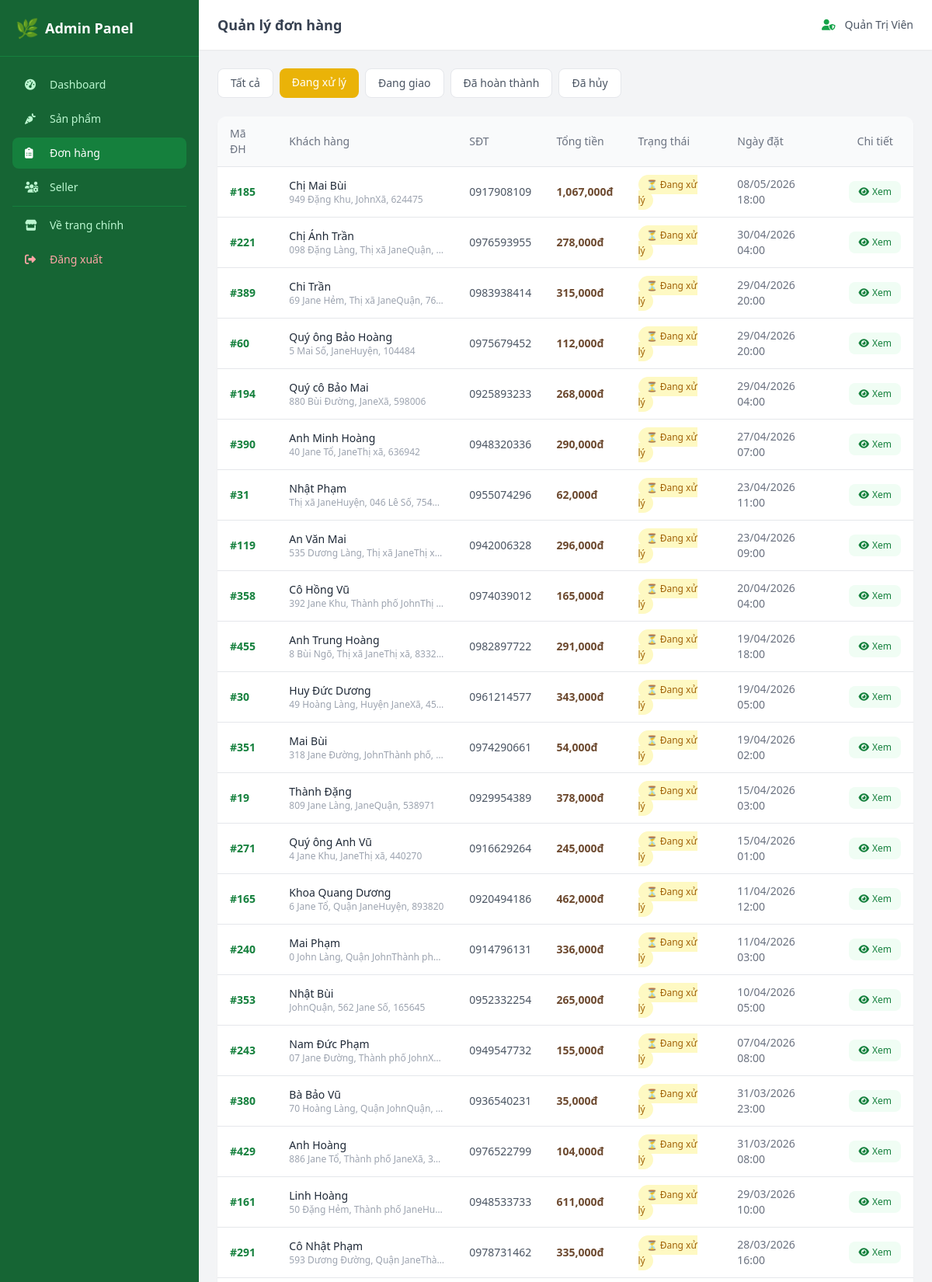
The page /admin/orders?status=Đang+xử+lý (signed in, upper part) on the database its author committed.
### models.py (models this page shows, shortened)
class User(UserMixin, db.Model):
    __tablename__ = 'users'
    id = db.Column(db.Integer, primary_key=True)
    username = db.Column(db.String(80), unique=True, nullable=False, index=True)
    email = db.Column(db.String(120), unique=True, nullable=False, index=True)
    password_hash = db.Column(db.String(256), nullable=False)
    full_name = db.Column(db.String(150), nullable=False)
    phone = db.Column(db.String(20), nullable=True)
    address = db.Column(db.String(300), nullable=True)
    role = db.Column(db.String(20), nullable=False, default='buyer')  # 'admin' | 'seller' | 'buyer'
    is_active = db.Column(db.Boolean, default=True)
    created_at = db.Column(db.DateTime, default=datetime.utcnow)
    orders = db.relationship('Order', backref='customer', lazy='dynamic')
    products = db.relationship('Product', backref='seller', lazy='dynamic', foreign_keys='Product.seller_id')
    def is_admin(self):
        return self.role == 'admin'

class Order(db.Model):
    __tablename__ = 'orders'
    id = db.Column(db.Integer, primary_key=True)
    user_id = db.Column(db.Integer, db.ForeignKey('users.id'), nullable=False)
    order_date = db.Column(db.DateTime, default=datetime.utcnow)
    status = db.Column(db.String(30), nullable=False, default='Đang xử lý')
    total_amount = db.Column(db.Float, nullable=False, default=0)
    shipping_name = db.Column(db.String(150), nullable=False)
    shipping_phone = db.Column(db.String(20), nullable=False)
    shipping_address = db.Column(db.String(500), nullable=False)
    note = db.Column(db.Text, nullable=True)
    items = db.relationship('OrderItem', backref='order', lazy='joined', cascade='all, delete-orphan')
    payment = db.relationship('Payment', backref='order', uselist=False, cascade='all, delete-orphan')

### app.py (the view)
@app.route('/admin/orders')
@admin_required
def admin_orders():
    status_filter = request.args.get('status', '')
    query = Order.query
    if status_filter:
        query = query.filter_by(status=status_filter)
    orders = query.order_by(Order.order_date.desc()).all()
    return render_template('admin/orders.html', orders=orders, current_status=status_filter)

### app.py (called while the page is built)
@login_manager.user_loader
def load_user(user_id):
    return db.session.get(User, int(user_id))

def admin_required(f):
    @wraps(f)
    @login_required
    def decorated_function(*args, **kwargs):
        if not current_user.is_admin():
            abort(403)
        return f(*args, **kwargs)
    return decorated_function

@app.context_processor
def inject_cart_count():
    cart = session.get('cart', {})
    count = sum(item['quantity'] for item in cart.values())
    return dict(cart_count=count)

### templates/admin/orders.html (shortened to what this page needs)
{% extends 'admin/base_admin.html' %}
{% block page_title %}Quản lý đơn hàng{% endblock %}
{% block admin_content %}
<div class="flex flex-wrap gap-2 mb-6">
    <a href="{{ url_for('admin_orders') }}"
       class="px-4 py-2 rounded-lg text-sm font-medium transition
       {% if not current_status %}bg-green-brand-600 text-white{% else %}bg-white text-gray-600 hover:bg-gray-50 border{% endif %}">
        Tất cả
    </a>
    {% for status in ['Đang xử lý', 'Đang giao', 'Đã hoàn thành', 'Đã hủy'] %}
    <a href="{{ url_for('admin_orders', status=status) }}"
       class="px-4 py-2 rounded-lg text-sm font-medium transition
       {% if current_status == status %}
           {% if status == 'Đang xử lý' %}bg-yellow-500 text-white
           {% elif status == 'Đang giao' %}bg-blue-500 text-white
           {% elif status == 'Đã hoàn thành' %}bg-green-500 text-white
           {% else %}bg-red-500 text-white{% endif %}
       {% else %}bg-white text-gray-600 hover:bg-gray-50 border{% endif %}">
        {{ status }}
    </a>
    {% endfor %}
</div>
<div class="bg-white rounded-xl shadow-sm overflow-hidden">
    <div class="overflow-x-auto">
        <table class="w-full text-sm">
            <thead class="bg-gray-50 border-b">
                <tr class="text-left text-gray-500">
                    <th class="px-4 py-3 font-medium">Mã ĐH</th>
                    <th class="px-4 py-3 font-medium">Khách hàng</th>
                    <th class="px-4 py-3 font-medium">SĐT</th>
                    <th class="px-4 py-3 font-medium">Tổng tiền</th>
                    <th class="px-4 py-3 font-medium">Trạng thái</th>
                    <th class="px-4 py-3 font-medium">Ngày đặt</th>
                    <th class="px-4 py-3 font-medium text-center">Chi tiết</th>
                </tr>
            </thead>
            <tbody class="divide-y">
                {% for order in orders %}
                <tr class="hover:bg-gray-50 transition">
                    <td class="px-4 py-3 font-semibold text-green-brand-700">#{{ order.id }}</td>
                    <td class="px-4 py-3">
                        <p class="font-medium text-gray-800">{{ order.shipping_name }}</p>
                        <p class="text-xs text-gray-400 truncate max-w-[200px]">{{ order.shipping_address }}</p>
                    </td>
                    <td class="px-4 py-3 text-gray-600">{{ order.shipping_phone }}</td>
                    <td class="px-4 py-3 font-semibold text-earth-700">{{ "{:,.0f}".format(order.total_amount) }}đ</td>
                    <td class="px-4 py-3">
                        {% if order.status == 'Đang xử lý' %}
                            <span class="px-2.5 py-1 bg-yellow-100 text-yellow-700 rounded-full text-xs font-medium">⏳ {{ order.status }}</span>
                        {% elif order.status == 'Đang giao' %}
                            <span class="px-2.5 py-1 bg-blue-100 text-blue-700 rounded-full text-xs font-medium">🚚 {{ order.status }}</span>
                        {% elif order.status == 'Đã hoàn thành' %}
                            <span class="px-2.5 py-1 bg-green-100 text-green-700 rounded-full text-xs font-medium">✅ {{ order.status }}</span>
                        {% else %}
                            <span class="px-2.5 py-1 bg-red-100 text-red-700 rounded-full text-xs font-medium">❌ {{ order.status }}</span>
                        {% endif %}
                    </td>
                    <td class="px-4 py-3 text-gray-500">{{ order.order_date.strftime('%d/%m/%Y %H:%M') }}</td>
                    <td class="px-4 py-3 text-center">
                        <a href="{{ url_for('admin_order_detail', order_id=order.id) }}"
                           class="inline-flex items-center gap-1 px-3 py-1.5 bg-green-brand-50 text-green-brand-700 rounded-lg hover:bg-green-brand-100 transition text-xs font-medium">
                            <i class="fas fa-eye"></i> Xem
                        </a>
                    </td>
                </tr>
                {% endfor %}
            </tbody>
        </table>
    </div>
</div>
{% endblock %}

### templates/admin/base_admin.html (shortened to what this page needs)
<!DOCTYPE html>
<html lang="vi">
<head>
    <script src="https://cdn.tailwindcss.com"></script>
    <link rel="stylesheet" href="https://cdnjs.cloudflare.com/ajax/libs/font-awesome/6.5.0/css/all.min.css">
</head>
<body class="bg-gray-100 min-h-screen">
    <div class="flex min-h-screen">
        <aside id="sidebar" class="w-64 bg-green-brand-800 text-white flex-shrink-0 hidden lg:block">
            <div class="p-5 border-b border-green-brand-700">
                <a href="{{ url_for('admin_dashboard') }}" class="flex items-center gap-2">
                    <span class="text-2xl">🌿</span>
                    <span class="text-lg font-bold">Admin Panel</span>
                </a>
            </div>
            <nav class="p-4 space-y-1">
                <a href="{{ url_for('admin_dashboard') }}"
                   class="flex items-center gap-3 px-4 py-2.5 rounded-lg text-sm font-medium
                   {% if request.endpoint == 'admin_dashboard' %}bg-green-brand-700 text-white{% else %}text-green-brand-200 hover:bg-green-brand-700 hover:text-white{% endif %} transition">
                    <i class="fas fa-tachometer-alt w-5"></i> Dashboard
                </a>
                <a href="{{ url_for('admin_products') }}"
                   class="flex items-center gap-3 px-4 py-2.5 rounded-lg text-sm font-medium
                   {% if 'product' in request.endpoint %}bg-green-brand-700 text-white{% else %}text-green-brand-200 hover:bg-green-brand-700 hover:text-white{% endif %} transition">
                    <i class="fas fa-carrot w-5"></i> Sản phẩm
                </a>
                <a href="{{ url_for('admin_orders') }}"
                   class="flex items-center gap-3 px-4 py-2.5 rounded-lg text-sm font-medium
                   {% if 'order' in request.endpoint %}bg-green-brand-700 text-white{% else %}text-green-brand-200 hover:bg-green-brand-700 hover:text-white{% endif %} transition">
                    <i class="fas fa-clipboard-list w-5"></i> Đơn hàng
                </a>
                <a href="{{ url_for('admin_sellers') }}"
                   class="flex items-center gap-3 px-4 py-2.5 rounded-lg text-sm font-medium
                   {% if 'seller' in request.endpoint %}bg-green-brand-700 text-white{% else %}text-green-brand-200 hover:bg-green-brand-700 hover:text-white{% endif %} transition">
                    <i class="fas fa-users-cog w-5"></i> Seller
                </a>
                <hr class="border-green-brand-700 my-3">
                <a href="{{ url_for('index') }}"
                   class="flex items-center gap-3 px-4 py-2.5 rounded-lg text-sm font-medium text-green-brand-200 hover:bg-green-brand-700 hover:text-white transition">
                    <i class="fas fa-store w-5"></i> Về trang chính
                </a>
                <a href="{{ url_for('logout') }}"
                   class="flex items-center gap-3 px-4 py-2.5 rounded-lg text-sm font-medium text-red-300 hover:bg-red-600 hover:text-white transition">
                    <i class="fas fa-sign-out-alt w-5"></i> Đăng xuất
                </a>
            </nav>
        </aside>
        <div class="flex-1 flex flex-col">
            <header class="bg-white shadow-sm h-16 flex items-center justify-between px-6">
                <h2 class="text-lg font-semibold text-gray-700">{% block page_title %}Dashboard{% endblock %}</h2>
                <div class="flex items-center gap-3 text-sm text-gray-600">
                    <i class="fas fa-user-shield text-green-brand-600"></i>
                    <span>{{ current_user.full_name }}</span>
                </div>
            </header>
            <main class="flex-1 p-6">
                {% block admin_content %}{% endblock %}
            </main>
        </div>
    </div>
</body>
</html>

### rows shown on the page
User: full_name "Quản Trị Viên"
Order: id "185", shipping_name "Chị Mai Bùi", shipping_address "949 Đặng Khu, JohnXã, 624475", shipping_phone "0917908109", total_amount "1,067,000", status "Đang xử lý", order_date "08/05/2026 18:00"
Order: id "221", shipping_name "Chị Ánh Trần", shipping_address "098 Đặng Làng, Thị xã JaneQuận,…", shipping_phone "0976593955", total_amount "278,000", status "Đang xử lý", order_date "30/04/2026 04:00"
Order: id "389", shipping_name "Chi Trần", shipping_address "69 Jane Hẻm, Thị xã JaneQuận, 76…", shipping_phone "0983938414", total_amount "315,000", status "Đang xử lý", order_date "29/04/2026 20:00"
Order: id "60", shipping_name "Quý ông Bảo Hoàng", shipping_address "5 Mai Số, JaneHuyện, 104484", shipping_phone "0975679452", total_amount "112,000", status "Đang xử lý", order_date "29/04/2026 20:00"
Order: id "194", shipping_name "Quý cô Bảo Mai", shipping_address "880 Bùi Đường, JaneXã, 598006", shipping_phone "0925893233", total_amount "268,000", status "Đang xử lý", order_date "29/04/2026 04:00"
Order: id "390", shipping_name "Anh Minh Hoàng", shipping_address "40 Jane Tổ, JaneThị xã, 636942", shipping_phone "0948320336", total_amount "290,000", status "Đang xử lý", order_date "27/04/2026 07:00"
Order: id "31", shipping_name "Nhật Phạm", shipping_address "Thị xã JaneHuyện, 046 Lê Số, 754…", shipping_phone "0955074296", total_amount "62,000", status "Đang xử lý", order_date "23/04/2026 11:00"
Order: id "119", shipping_name "An Văn Mai", shipping_address "535 Dương Làng, Thị xã JaneThị x…", shipping_phone "0942006328", total_amount "296,000", status "Đang xử lý", order_date "23/04/2026 09:00"
Order: id "358", shipping_name "Cô Hồng Vũ", shipping_address "392 Jane Khu, Thành phố JohnThị…", shipping_phone "0974039012", total_amount "165,000", status "Đang xử lý", order_date "20/04/2026 04:00"
Order: id "455", shipping_name "Anh Trung Hoàng", shipping_address "8 Bùi Ngõ, Thị xã JaneThị xã, 8332…", shipping_phone "0982897722", total_amount "291,000", status "Đang xử lý", order_date "19/04/2026 18:00"
Order: id "30", shipping_name "Huy Đức Dương", shipping_address "49 Hoàng Làng, Huyện JaneXã, 45…", shipping_phone "0961214577", total_amount "343,000", status "Đang xử lý", order_date "19/04/2026 05:00"
Order: id "351", shipping_name "Mai Bùi", shipping_address "318 Jane Đường, JohnThành phố,…", shipping_phone "0974290661", total_amount "54,000", status "Đang xử lý", order_date "19/04/2026 02:00"
Order: id "19", shipping_name "Thành Đặng", shipping_address "809 Jane Làng, JaneQuận, 538971", shipping_phone "0929954389", total_amount "378,000", status "Đang xử lý", order_date "15/04/2026 03:00"
Order: id "271", shipping_name "Quý ông Anh Vũ", shipping_address "4 Jane Khu, JaneThị xã, 440270", shipping_phone "0916629264", total_amount "245,000", status "Đang xử lý", order_date "15/04/2026 01:00"
Order: id "165", shipping_name "Khoa Quang Dương", shipping_address "6 Jane Tổ, Quận JaneHuyện, 893820", shipping_phone "0920494186", total_amount "462,000", status "Đang xử lý", order_date "11/04/2026 12:00"
Order: id "240", shipping_name "Mai Phạm", shipping_address "0 John Làng, Quận JohnThành ph…", shipping_phone "0914796131", total_amount "336,000", status "Đang xử lý", order_date "11/04/2026 03:00"
Order: id "353", shipping_name "Nhật Bùi", shipping_address "JohnQuận, 562 Jane Số, 165645", shipping_phone "0952332254", total_amount "265,000", status "Đang xử lý", order_date "10/04/2026 05:00"
Order: id "243", shipping_name "Nam Đức Phạm", shipping_address "07 Jane Đường, Thành phố JohnX…", shipping_phone "0949547732", total_amount "155,000", status "Đang xử lý", order_date "07/04/2026 08:00"
Order: id "380", shipping_name "Bà Bảo Vũ", shipping_address "70 Hoàng Làng, Quận JohnQuận,…", shipping_phone "0936540231", total_amount "35,000", status "Đang xử lý", order_date "31/03/2026 23:00"
Order: id "429", shipping_name "Anh Hoàng", shipping_address "886 Jane Tổ, Thành phố JaneXã, 3…", shipping_phone "0976522799", total_amount "104,000", status "Đang xử lý", order_date "31/03/2026 08:00"
Order: id "161", shipping_name "Linh Hoàng", shipping_address "50 Đặng Hẻm, Thành phố JaneHu…", shipping_phone "0948533733", total_amount "611,000", status "Đang xử lý", order_date "29/03/2026 10:00"
Order: id "291", shipping_name "Cô Nhật Phạm", shipping_address "593 Dương Đường, Quận JaneThà…", shipping_phone "0978731462", total_amount "335,000", status "Đang xử lý", order_date "28/03/2026 16:00"

### other values the page prints
{{ status }} "Đang xử lý" "Đang giao" "Đã hoàn thành" "Đã hủy"
